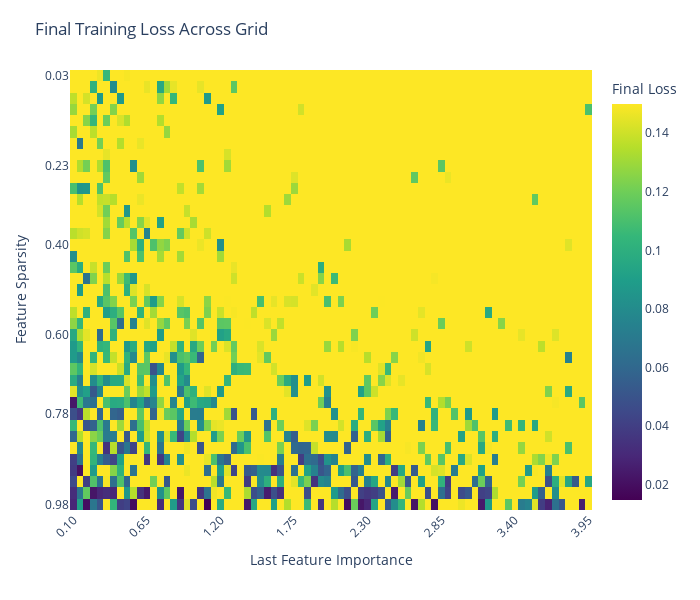

The code cell stored with this chart in its notebook:
### Code cell
run_phase_change(3,2,3, "323")

### Figure 1 — Plotly figure (JSON) as saved in the notebook; plotly's stock layout.template omitted (floating-point values rounded to 4 significant figures; data arrays with more than 128 entries replaced by an {"elided": "..."} marker saying what was removed)
{"data": [{"colorbar": {"title": {"text": "Final Loss"}}, "colorscale": [[0, "#440154"], [0.1111, "#482878"], [0.2222, "#3e4989"], [0.3333, "#31688e"], [0.4444, "#26828e"], [0.5556, "#1f9e89"], [0.6667, "#35b779"], [0.7778, "#6ece58"], [0.8889, "#b5de2b"], [1, "#fde725"]], "hovertemplate": "importance=%{x:.3f}<br>sparsity=%{y:.3f}<br>loss=%{z:.6f}<extra></extra>", "type": "heatmap", "x": [0.1, 0.15, 0.2, 0.25, 0.3, 0.35, 0.4, 0.45, 0.5, 0.55, 0.6, 0.65, 0.7, 0.75, 0.8, 0.85, 0.9, 0.95, 1.0, 1.05, 1.1, 1.15, 1.2, 1.25, 1.3, 1.35, 1.4, 1.45, 1.5, 1.55, 1.6, 1.65, 1.7, 1.75, 1.8, 1.85, 1.9, 1.95, 2.0, 2.05, 2.1, 2.15, 2.2, 2.25, 2.3, 2.35, 2.4, 2.45, 2.5, 2.55, 2.6, 2.65, 2.7, 2.75, 2.8, 2.85, 2.9, 2.95, 3.0, 3.05, 3.1, 3.15, 3.2, 3.25, 3.3, 3.35, 3.4, 3.45, 3.5, 3.55, 3.6, 3.65, 3.7, 3.75, 3.8, 3.85, 3.9, 3.95], "y": [0.025, 0.05, 0.075, 0.1, 0.125, 0.15, 0.175, 0.2, 0.225, 0.25, 0.275, 0.3, 0.325, 0.35, 0.375, 0.4, 0.425, 0.45, 0.475, 0.5, 0.525, 0.55, 0.575, 0.6, 0.625, 0.65, 0.675, 0.7, 0.725, 0.75, 0.775, 0.8, 0.825, 0.85, 0.875, 0.9, 0.925, 0.95, 0.975], "z": {"elided": "39x78 float values"}, "zmax": 0.15, "zmin": 0.01471}], "layout": {"height": 600, "margin": {"b": 90, "l": 70, "r": 30, "t": 70}, "title": {"text": "Final Training Loss Across Grid"}, "width": 700, "xaxis": {"tickangle": -45, "tickmode": "array", "ticktext": ["0.10", "0.65", "1.20", "1.75", "2.30", "2.85", "3.40", "3.95"], "tickvals": [0.1, 0.65, 1.2, 1.75, 2.3, 2.85, 3.4, 3.95], "title": {"text": "Last Feature Importance"}}, "yaxis": {"autorange": "reversed", "tickmode": "array", "ticktext": ["0.03", "0.23", "0.40", "0.60", "0.78", "0.98"], "tickvals": [0.025, 0.225, 0.4, 0.6, 0.775, 0.975], "title": {"text": "Feature Sparsity"}}}}
